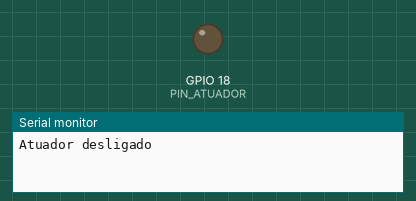
Recording of a sketch running on a simulated ESP32. Shown: output pins drawn as LEDs (lit = HIGH), the last lines printed to the serial monitor.

Above: at 1.5 s.
At 4.5 s:
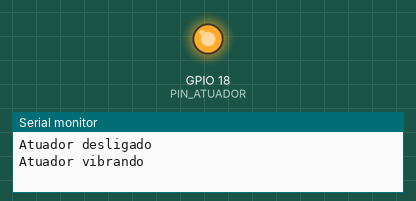
Timing chart, 0 to 7.8 s (numbered marks = the images above):
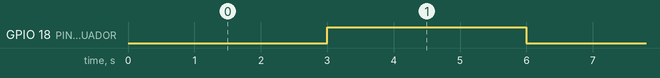

Measured:
- by itself, GPIO 18 (PIN_ATUADOR): alternates HIGH for 3.0 s and LOW for 3.0 s

The sketch:

04_atuador_driver.ino
```cpp
const uint8_t PIN_ATUADOR = 18;
const uint8_t MODO = 1;

void setup() {
  Serial.begin(115200);

  if (MODO == 1) {
    pinMode(PIN_ATUADOR, OUTPUT);
    digitalWrite(PIN_ATUADOR, LOW);
  } else {
    ledcAttach(PIN_ATUADOR, 1000, 8);
    ledcWrite(PIN_ATUADOR, 0);
  }
}

void loop() {
  if (MODO == 1) {
    Serial.println("Atuador desligado");
    digitalWrite(PIN_ATUADOR, LOW);
    delay(3000);

    Serial.println("Atuador vibrando");
    digitalWrite(PIN_ATUADOR, HIGH);
    delay(3000);
    return;
  }

  const uint8_t duties[] = {64, 128, 191};
  const uint8_t percentuais[] = {25, 50, 75};

  for (uint8_t i = 0; i < 3; i++) {
    Serial.print("Duty: ");
    Serial.print(percentuais[i]);
    Serial.println('%');
    ledcWrite(PIN_ATUADOR, duties[i]);
    delay(4000);
  }
}
```
